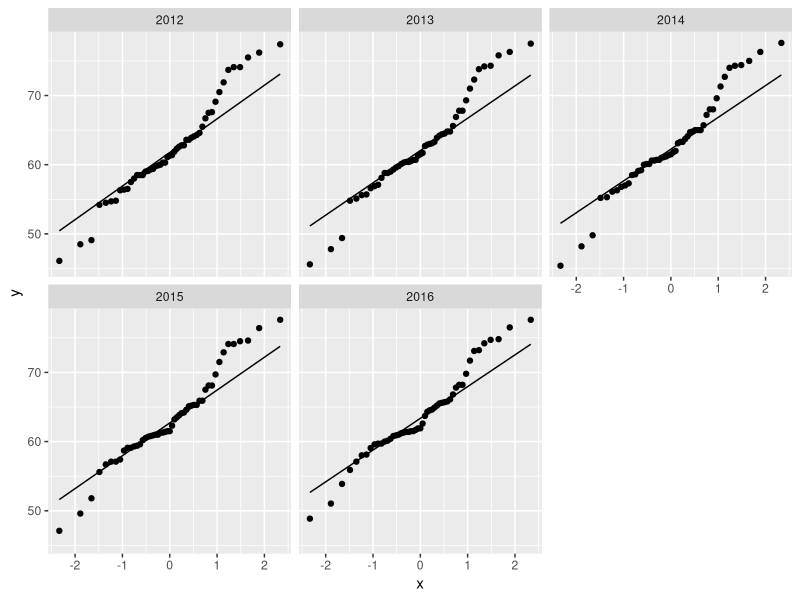
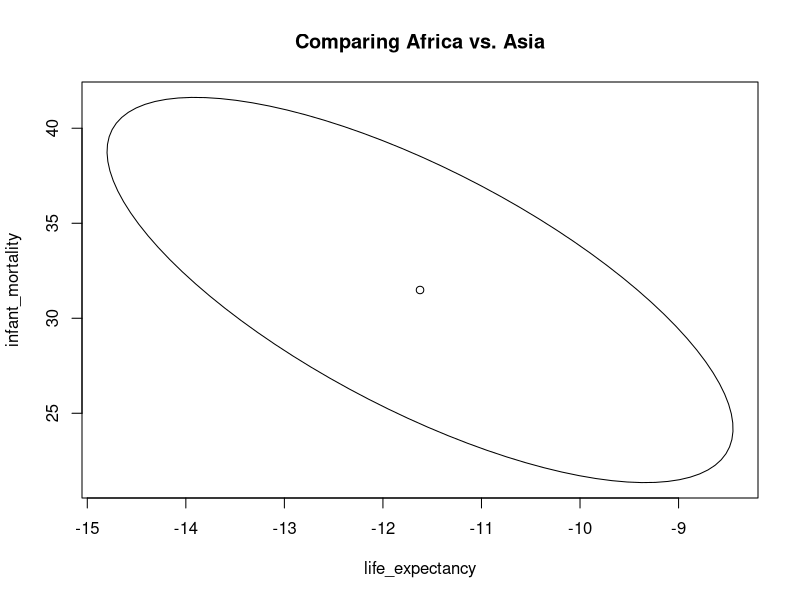
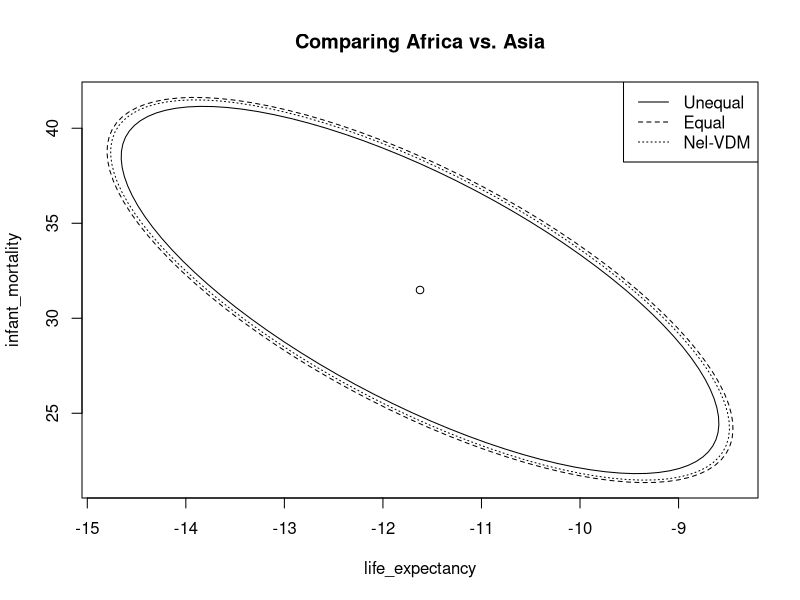

Write the R code that produced these figures, in order.
## ---- chunk 1
knitr::opts_chunk$set(cache=TRUE)
## ---- chunk 2
library(tidyverse)
library(dslabs)

dataset <- gapminder %>% 
  filter(year %in% 2012:2016, 
         continent == "Africa") %>% 
  select(year, country, life_expectancy)
## ---- chunk 3
# QQ-plots to assess normality
dataset %>% 
  ggplot(aes(sample = life_expectancy)) + 
  stat_qq() + stat_qq_line() + 
  facet_wrap(~year)
## ---- chunk 4
C <- matrix(c(1, -1, 0, 0, 0,
              1, 0, -1, 0, 0,
              1, 0, 0, -1, 0,
              1, 0, 0, 0, -1),
            ncol = 5, byrow = TRUE)
C
## ---- chunk 5
# Transform data into wide format
dataset <- dataset %>% 
  spread(year, life_expectancy)

head(dataset)
## ---- chunk 6
# Compute test statistic
dataset <- dataset %>% 
  select(-country) %>% 
  as.matrix()
n <- nrow(dataset); p <- ncol(dataset)

mu_hat <- colMeans(dataset)
mu_hat
## ---- chunk 7
Sn <- cov(dataset)
test_statistic <- n * t(C %*% mu_hat) %*% 
  solve(C %*% Sn %*% t(C)) %*% (C %*% mu_hat)

const <- (n - 1)*(p - 1)/(n - p + 1)
critical_val <- const * qf(0.95, df1 = p - 1,
                           df2 = n - p + 1)

drop(test_statistic) > critical_val
## ---- chunk 8
alpha <- 0.05
mu_contr <- C %*% mu_hat
sample_cov <- diag(C %*% Sn %*% t(C))

mu_contr
## ---- chunk 9
# Simultaneous CIs
simul_ci <- cbind(mu_contr - sqrt(critical_val*
                                    sample_cov/n),
                  mu_contr + sqrt(critical_val*
                                    sample_cov/n))
## ---- chunk 10
# Bonferroni adjustment
bonf_ci <- cbind(mu_contr - qt(1-0.5*alpha/(p-1), 
                               n - 1) *
                   sqrt(sample_cov/n),
                 mu_contr + qt(1-0.5*alpha/(p-1), 
                               n - 1) *
                   sqrt(sample_cov/n))
## ---- chunk 11
simul_ci
bonf_ci
## ---- chunk 12
dataset1 <- gapminder %>% 
  filter(year == 2012, 
         continent == "Africa",
         !is.na(infant_mortality)) %>% 
  select(life_expectancy, infant_mortality) %>% 
  as.matrix()
dim(dataset1)

dataset2 <- gapminder %>% 
  filter(year == 2012, 
         continent == "Asia",
         !is.na(infant_mortality)) %>% 
  select(life_expectancy, infant_mortality) %>% 
  as.matrix()
dim(dataset2)

n1 <- nrow(dataset1); n2 <- nrow(dataset2)
p <- ncol(dataset1)
## ---- chunk 13
(mu_hat1 <- colMeans(dataset1))
(mu_hat2 <- colMeans(dataset2))

(S1 <- cov(dataset1))
(S2 <- cov(dataset2))

# Even though it doesn't look reasonable
# We will assume equal covariance for now
## ---- chunk 14
mu_hat_diff <- mu_hat1 - mu_hat2

S_pool <- ((n1 - 1)*S1 + (n2 - 1)*S2)/(n1+n2-2)

test_statistic <- t(mu_hat_diff) %*% 
  solve((n1^-1 + n2^-1)*S_pool) %*% mu_hat_diff

const <- (n1 + n2 - 2)*p/(n1 + n2 - p - 2)
critical_val <- const * qf(0.95, df1 = p,
                           df2 = n1 + n2 - p - 2)

drop(test_statistic) > critical_val
## ---- chunk 15
R <- solve((n1^-1 + n2^-1)*S_pool)
transf <- chol(R)

# First create a circle of radius c
theta_vect <- seq(0, 2*pi, length.out = 100)
circle <- sqrt(critical_val) * cbind(cos(theta_vect), sin(theta_vect))
# Then turn into ellipse
ellipse1 <- circle %*% t(solve(transf)) + 
  matrix(mu_hat_diff, ncol = p, 
         nrow = nrow(circle), 
         byrow = TRUE)

plot(ellipse1, type = 'l',
     xlab = colnames(dataset1)[1],
     ylab = colnames(dataset1)[2],
     main = "Comparing Africa vs. Asia")
points(x = mu_hat_diff[1],
       y = mu_hat_diff[2])
## ---- chunk 16
test_statistic <- t(mu_hat_diff) %*% 
  solve(n1^-1*S1 + n2^-1*S2) %*% mu_hat_diff

critical_val <- qchisq(0.95, df = p)

drop(test_statistic) > critical_val
## ---- chunk 17
R <- solve(n1^-1*S1 + n2^-1*S2)
transf <- chol(R)

# First create a circle of radius c
theta_vect <- seq(0, 2*pi, length.out = 100)
circle <- sqrt(critical_val) * cbind(cos(theta_vect), sin(theta_vect))
# Then turn into ellipse
ellipse2 <- circle %*% t(solve(transf)) + 
  matrix(mu_hat_diff, ncol = p, 
         nrow = nrow(circle), 
         byrow = TRUE)
## ---- chunk 18
W1 <- S1 %*% solve(n1^-1*S1 + n2^-1*S2)/n1
W2 <- S2 %*% solve(n1^-1*S1 + n2^-1*S2)/n2

trace_square <- sum(diag(W1%*%W1))/n1 + sum(diag(W2%*%W2))/n2
square_trace <- sum(diag(W1))^2/n1 + sum(diag(W2))^2/n2

nu <- (p + p^2)/(trace_square + square_trace)

const <- nu*p/(nu - p - 1)
critical_val <- const * qf(0.95, df1 = p,
                           df2 = nu - p - 1)

drop(test_statistic) > critical_val
## ---- chunk 19
# First create a circle of radius c
theta_vect <- seq(0, 2*pi, length.out = 100)
circle <- sqrt(critical_val) * cbind(cos(theta_vect), sin(theta_vect))
# Then turn into ellipse
ellipse3 <- circle %*% t(solve(transf)) + 
  matrix(mu_hat_diff, ncol = p, 
         nrow = nrow(circle), 
         byrow = TRUE)

xlim <- range(c(ellipse1[,1], 
                ellipse2[,1],
                ellipse3[,1]))
ylim <- range(c(ellipse1[,2], 
                ellipse2[,2],
                ellipse3[,2]))

plot(ellipse2, type = 'l',
     xlab = colnames(dataset1)[1],
     ylab = colnames(dataset1)[2],
     xlim = xlim, ylim = ylim,
     main = "Comparing Africa vs. Asia")
points(x = mu_hat_diff[1],
       y = mu_hat_diff[2])
lines(ellipse1, lty = 2)
lines(ellipse3, lty = 3)
legend('topright', legend = c("Unequal", "Equal", "Nel-VDM"), lty = 1:3)
